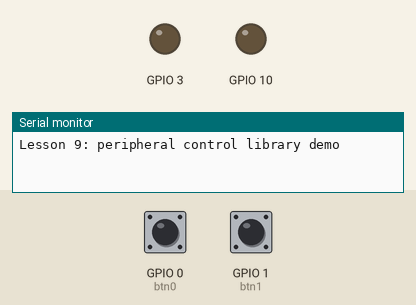
This program was run on a simulated ESP32-C3. Shown: output pins drawn as LEDs (lit = HIGH), the last lines printed to the serial monitor. The inputs (shaded band) are chosen by the test bench; at power-on: GPIO 0 (btn0) HIGH, GPIO 1 (btn1) HIGH.

Above: at 1.2 s.
1.3 s: GPIO 0 (btn0) pulled LOW for 0.15 s
At 2.1 s:
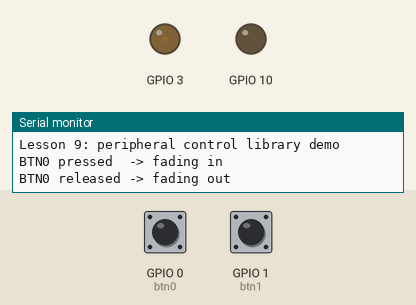
2.9 s: GPIO 1 (btn1) pulled LOW for 0.15 s
At 3.8 s:
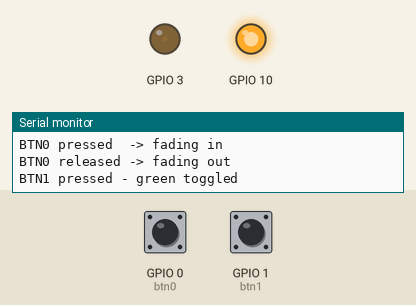
4.5 s: GPIO 1 (btn1) pulled LOW for 1 s
At 5.0 s:
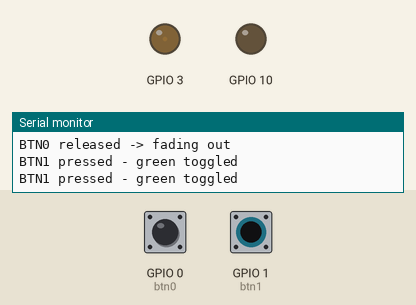
7.0 s: GPIO 1 (btn1) pulled LOW for 3.2 s
At 8.1 s:
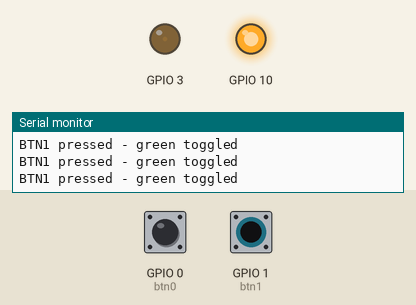
Timing chart, 0 to 10.0 s (numbered marks = the images above; inputs shaded):
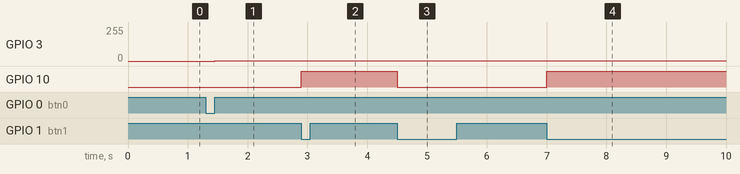

The program:

main.cpp
```cpp
#include <Arduino.h>
#include "button.h"
#include "led.h"

// ------------------------------------------------------------
// Lesson 9 demo — peripheral control library in action
//
// Hardware:
//   BTN0 : GPIO0 (active-low, internal pull-up)
//   BTN1 : GPIO1 (active-low, internal pull-up)
//   RED  : GPIO3  -> LEDC channel 0
//   GRN  : GPIO10 -> LEDC channel 1
//
// Behaviour:
//   BTN0 held    -> red LED fades in  (1 s)
//   BTN0 released-> red LED fades out (1 s)
//   BTN1 press   -> green LED toggles
// ------------------------------------------------------------

// Each object owns its GPIO pin (RAII).
// Constructors call pinMode() / ledcSetup() / ledcAttachPin()
// before setup() even runs.
drivers::Button btn0(0);
drivers::Button btn1(1);
drivers::Led    red(3,  0);   // GPIO3,  LEDC channel 0
drivers::Led    grn(10, 1);   // GPIO10, LEDC channel 1

// ISR wrappers - must be free functions; they delegate to the
// Button object so all debounce logic stays inside the class.
void IRAM_ATTR isr_btn0() { btn0.onISR(); }
void IRAM_ATTR isr_btn1() { btn1.onISR(); }


// Track previous button state to detect the press edge for BTN1.
bool prevBtn1 = false;

void setup()
{
    Serial.begin(115200);
    Serial.println("Lesson 9: peripheral control library demo");

    attachInterrupt(digitalPinToInterrupt(0), isr_btn0, CHANGE);
    attachInterrupt(digitalPinToInterrupt(1), isr_btn1, CHANGE);
}

void loop()
{
    // --- BTN0: hold-to-fade -----------------------------------
    // fadeTo() is safe to call repeatedly with the same target;
    // it returns immediately if the target is already set.
    if (btn0.isPressed()) {
        red.fadeTo(255, 1000);
    } else {
        red.fadeTo(0, 1000);
    }

    // --- BTN1: toggle on press edge ---------------------------
    // isPressed() reflects the current held state. We detect
    // the rising edge (false -> true) to toggle once per press.
    bool currBtn1 = btn1.isPressed();
    if (currBtn1 && !prevBtn1) {
        grn.toggle();
        Serial.println("BTN1 pressed - green toggled");
    }
    prevBtn1 = currBtn1;

    // --- Drive the non-blocking fade state machine -----------
    // update() checks its internal millis() timer and advances
    // the duty cycle by one step if the interval has elapsed.
    // No blocking delay anywhere in this file.
    red.update();

    // Serial feedback for BTN0 state (printed once on change)
    static bool prevBtn0 = false;
    bool currBtn0 = btn0.isPressed();
    if (currBtn0 != prevBtn0) {
        Serial.print("BTN0 ");
        Serial.println(currBtn0 ? "pressed  -> fading in"
                                : "released -> fading out");
        prevBtn0 = currBtn0;
    }
}
```

analog_pin.h
```cpp
#pragma once
#include <stdint.h>

// ------------------------------------------------------------
// drivers::AnalogPin
//
// Thin wrapper around analogRead().
// ESP32-C3 ADC is 12-bit (0-4095), reference 3.3 V.
// Only ADC1 channels are usable (GPIO0-GPIO4); ADC2 is shared
// with Wi-Fi and must be avoided.
// ------------------------------------------------------------

namespace drivers {

class AnalogPin {
public:
    explicit AnalogPin(uint8_t pin);

    // Raw 12-bit ADC reading (0 - 4095).
    uint16_t read()     const;

    // Converted to volts (0.0 - 3.3 V).
    float    readVolt() const;

    uint8_t  pin()      const;

    AnalogPin(const AnalogPin&)            = delete;
    AnalogPin& operator=(const AnalogPin&) = delete;

private:
    uint8_t _pin;
};

} // namespace drivers
```

button.h
```cpp
#pragma once
#include "digital_pin.h"
#include <stdint.h>
#include <Arduino.h>

// ------------------------------------------------------------
// drivers::Button
//
// Derived from DigitalPin (INPUT_PULLUP, active-low).
// Uses an ISR for edge detection + software debounce.
//
// Usage:
//   drivers::Button btn(0);
//   void IRAM_ATTR isr() { btn.onISR(); }
//   attachInterrupt(0, isr, CHANGE);
//   // in loop():
//   if (btn.isPressed()) { ... }
// ------------------------------------------------------------

namespace drivers {

class Button : public DigitalPin {
public:
    explicit Button(uint8_t pin);

    // Returns true while the button is held down.
    // Updated by onISR() - safe to call from loop().
    bool isPressed() const;

    // Call this from the ISR attached to this button's pin.
    // Handles debounce internally.
    void IRAM_ATTR onISR();

    static const uint32_t DEBOUNCE_MS = 50;

private:
    volatile bool     _pressed;
    volatile uint32_t _lastMs;
};

} // namespace drivers
```

digital_pin.h
```cpp
#pragma once
#include <stdint.h>

// ------------------------------------------------------------
// drivers::DigitalPin
//
// Base class for any peripheral that owns a single GPIO pin.
// Applies RAII: pinMode() is called in the constructor so the
// pin is ready the moment the object exists.
// ------------------------------------------------------------

namespace drivers {

class DigitalPin {
public:
    // Initialise the pin and configure its direction.
    // mode: INPUT, OUTPUT, INPUT_PULLUP (Arduino constants)
    explicit DigitalPin(uint8_t pin, uint8_t mode);

    // Virtual destructor so derived-class destructors run
    // correctly when deleting through a base pointer.
    virtual ~DigitalPin();

    // Write a digital level to the pin (OUTPUT mode only).
    void write(bool high);

    // Read the current digital level of the pin.
    bool read() const;

    // Return the GPIO number this object owns.
    uint8_t pin() const;

    // Disable copying: two objects must not own the same pin.
    DigitalPin(const DigitalPin&)            = delete;
    DigitalPin& operator=(const DigitalPin&) = delete;

protected:
    uint8_t _pin;
    uint8_t _mode;
};

} // namespace drivers
```

led.h
```cpp
#pragma once
#include "digital_pin.h"
#include "pwm_pin.h"
#include <stdint.h>

// ------------------------------------------------------------
// drivers::Led
//
// Inherits DigitalPin (for on/off/toggle) and PwmPin (for
// brightness control and fade).
//
// Non-blocking fade: call update() every loop() iteration.
// fadeTo() sets the target and duration; update() moves the
// duty cycle one step at a time using a millis() timer.
//
// Usage:
//   drivers::Led red(3, 0);   // GPIO3, LEDC channel 0
//   red.fadeTo(255, 1000);     // fade to full in 1 s
//   // in loop():
//   red.update();
// ------------------------------------------------------------

namespace drivers {

class Led : public DigitalPin, public PwmPin {
public:
    // pin     : GPIO number
    // channel : LEDC channel (must be unique per Led instance)
    Led(uint8_t pin, uint8_t channel);

    void on();
    void off();
    void toggle();

    // Immediately set brightness (0-255).
    void setDutyCycle(uint8_t duty);

    // Start a non-blocking fade to target brightness over
    // durationMs milliseconds. Call update() every loop().
    void fadeTo(uint8_t target, uint32_t durationMs);

    // Advance the fade by one step if the timer has elapsed.
    // Must be called every loop() iteration.
    void update();

private:
    uint8_t  _duty;
    uint8_t  _fadeTarget;
    uint32_t _fadeStepMs;
    uint32_t _lastFadeMs;
};

} // namespace drivers
```

pwm_pin.h
```cpp
#pragma once
#include <stdint.h>

// ------------------------------------------------------------
// drivers::PwmPin
//
// Wrapper around the ESP32 LEDC peripheral (Arduino Core 2.x
// API: ledcSetup / ledcAttachPin / ledcWrite).
//
// Each PwmPin owns one LEDC channel for its lifetime.
// The caller is responsible for passing a unique channel number
// (0-5 on ESP32-C3).
// ------------------------------------------------------------

namespace drivers {

class PwmPin {
public:
    // pin     : GPIO number
    // channel : LEDC channel (0-5)
    // freq    : PWM frequency in Hz (default 5000)
    // bits    : resolution in bits (default 8 -> 0-255)
    PwmPin(uint8_t  pin,
           uint8_t  channel,
           uint32_t freq = 5000,
           uint8_t  bits = 8);

    // Detaches the pin from the LEDC channel on destruction.
    virtual ~PwmPin();

    // Set duty cycle. Range: 0 - (2^bits - 1).
    // With default 8-bit resolution: 0 = off, 255 = full on.
    void setDutyCycle(uint8_t duty);

    PwmPin(const PwmPin&)            = delete;
    PwmPin& operator=(const PwmPin&) = delete;

private:
    uint8_t  _pin;
    uint8_t  _channel;
    uint32_t _freq;
    uint8_t  _bits;
};

} // namespace drivers
```

analog_pin.cpp
```cpp
#include "analog_pin.h"
#include <Arduino.h>

namespace drivers {

AnalogPin::AnalogPin(uint8_t pin)
    : _pin(pin)
{
    // ADC pins do not need pinMode() on ESP32-C3 -
    // analogRead() configures them automatically.
}

uint16_t AnalogPin::read() const
{
    return static_cast<uint16_t>(analogRead(_pin));
}

float AnalogPin::readVolt() const
{
    return analogRead(_pin) / 4095.0f * 3.3f;
}

uint8_t AnalogPin::pin() const
{
    return _pin;
}

} // namespace drivers
```

button.cpp
```cpp
#include "button.h"

namespace drivers {

Button::Button(uint8_t pin)
    : DigitalPin(pin, INPUT_PULLUP)   // base class calls pinMode()
    , _pressed(false)
    , _lastMs(0)
{
}

bool Button::isPressed() const
{
    return _pressed;
}

void IRAM_ATTR Button::onISR()
{
    uint32_t now = millis();

    // Ignore edges that arrive within the debounce window.
    if (now - _lastMs < DEBOUNCE_MS) {
        return;
    }

    // Active-low: pin reads LOW when button is pressed.
    _pressed = (digitalRead(_pin) == LOW);
    _lastMs  = now;
}

} // namespace drivers
```

digital_pin.cpp
```cpp
#include "digital_pin.h"
#include <Arduino.h>

namespace drivers {

DigitalPin::DigitalPin(uint8_t pin, uint8_t mode)
    : _pin(pin), _mode(mode)
{
    // RAII: configure the GPIO direction immediately.
    pinMode(_pin, _mode);
}

DigitalPin::~DigitalPin()
{
    // Nothing to detach for a plain digital pin.
    // Derived classes (Button) override this if needed.
}

void DigitalPin::write(bool high)
{
    digitalWrite(_pin, high ? HIGH : LOW);
}

bool DigitalPin::read() const
{
    return digitalRead(_pin) == HIGH;
}

uint8_t DigitalPin::pin() const
{
    return _pin;
}

} // namespace drivers
```

led.cpp
```cpp
#include "led.h"
#include <Arduino.h>

namespace drivers {

Led::Led(uint8_t pin, uint8_t channel)
    : DigitalPin(pin, OUTPUT)    // base: pinMode(pin, OUTPUT)
    , PwmPin(pin, channel)       // base: ledcSetup + ledcAttachPin
    , _duty(0)
    , _fadeTarget(0)
    , _fadeStepMs(0)
    , _lastFadeMs(0)
{
    // Start with LED off.
    PwmPin::setDutyCycle(0);
}

void Led::on()
{
    setDutyCycle(255);
}

void Led::off()
{
    setDutyCycle(0);
}

void Led::toggle()
{
    setDutyCycle(_duty > 0 ? 0 : 255);
}

void Led::setDutyCycle(uint8_t duty)
{
    _duty       = duty;
    _fadeTarget = duty;           // cancel any active fade
    PwmPin::setDutyCycle(_duty);
}

void Led::fadeTo(uint8_t target, uint32_t durationMs)
{
    if (target == _duty) {
        return;
    }

    _fadeTarget = target;

    // Divide the total duration evenly across the number of
    // steps needed to reach the target value.
    uint8_t steps = (_duty < target)
                  ? (target - _duty)
                  : (_duty - target);

    _fadeStepMs = (steps > 0) ? (durationMs / steps) : 0;
    _lastFadeMs = millis();
}

void Led::update()
{
    // Nothing to do if already at target.
    if (_duty == _fadeTarget) {
        return;
    }

    // Wait until the next step interval has elapsed.
    if (millis() - _lastFadeMs < _fadeStepMs) {
        return;
    }

    // Advance one step toward the target.
    if (_duty < _fadeTarget) {
        _duty++;
    } else {
        _duty--;
    }

    PwmPin::setDutyCycle(_duty);
    _lastFadeMs = millis();
}

} // namespace drivers
```

pwm_pin.cpp
```cpp
#include "pwm_pin.h"
#include <Arduino.h>

namespace drivers {

PwmPin::PwmPin(uint8_t pin, uint8_t channel, uint32_t freq, uint8_t bits)
    : _pin(pin), _channel(channel), _freq(freq), _bits(bits)
{
    // RAII: configure the LEDC channel and attach the pin.
    // Arduino Core 2.x API (compatible with ESP32-C3).
    ledcSetup(_channel, _freq, _bits);
    ledcAttachPin(_pin, _channel);
}

PwmPin::~PwmPin()
{
    ledcDetachPin(_pin);
}

void PwmPin::setDutyCycle(uint8_t duty)
{
    ledcWrite(_channel, duty);
}

} // namespace drivers
```

Measured:
- after the input at 1.3 s, GPIO 3: 0/255 → 1/255 after 0.15 s
- after the input at 2.9 s, GPIO 10: LOW → HIGH at once
- after the input at 4.5 s, GPIO 10: HIGH → LOW at once
- after the input at 7.0 s, GPIO 10: LOW → HIGH at once
